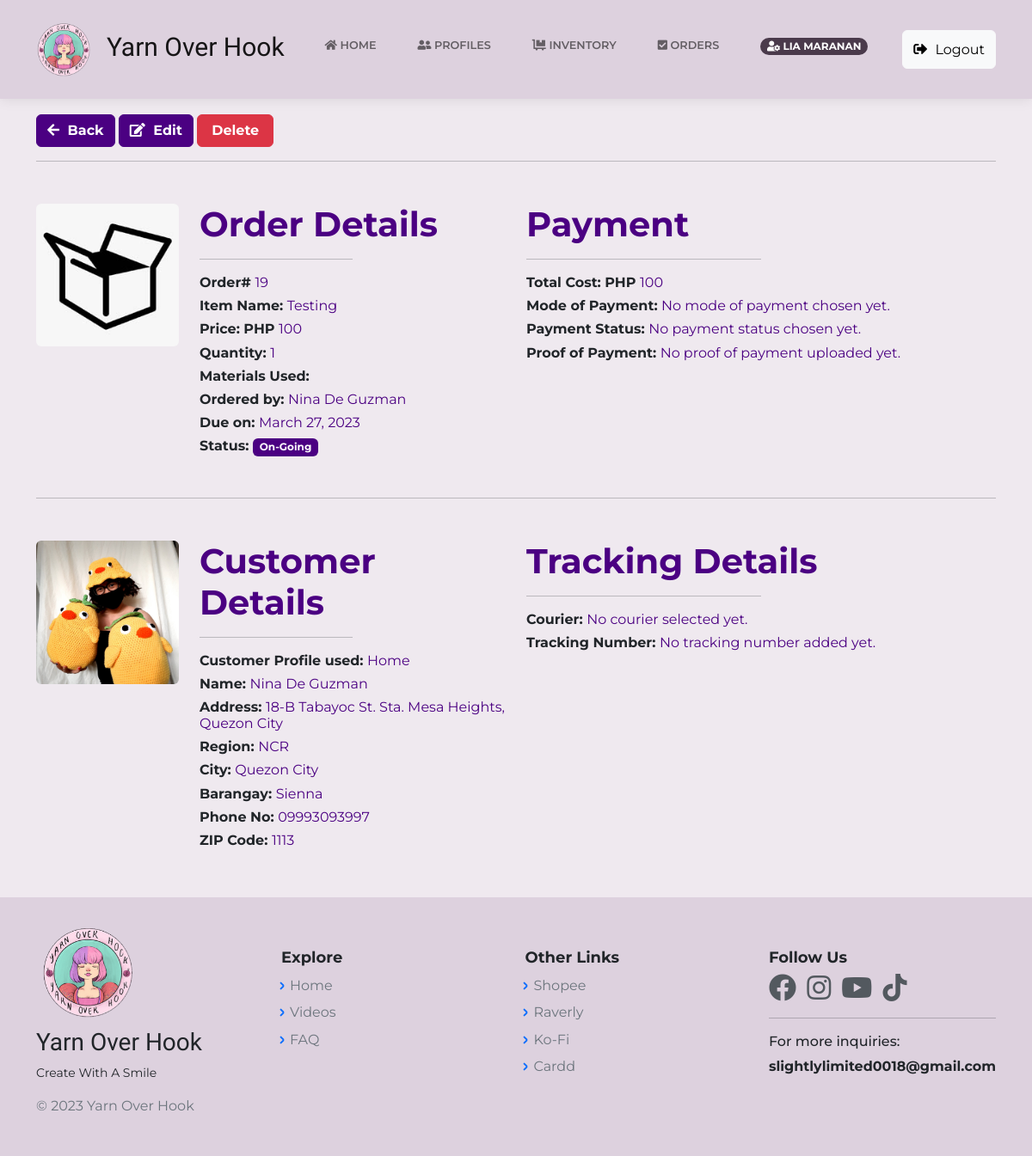
Before: /OrderPageAdmin.php?id=19 (signed in) with the older database file.
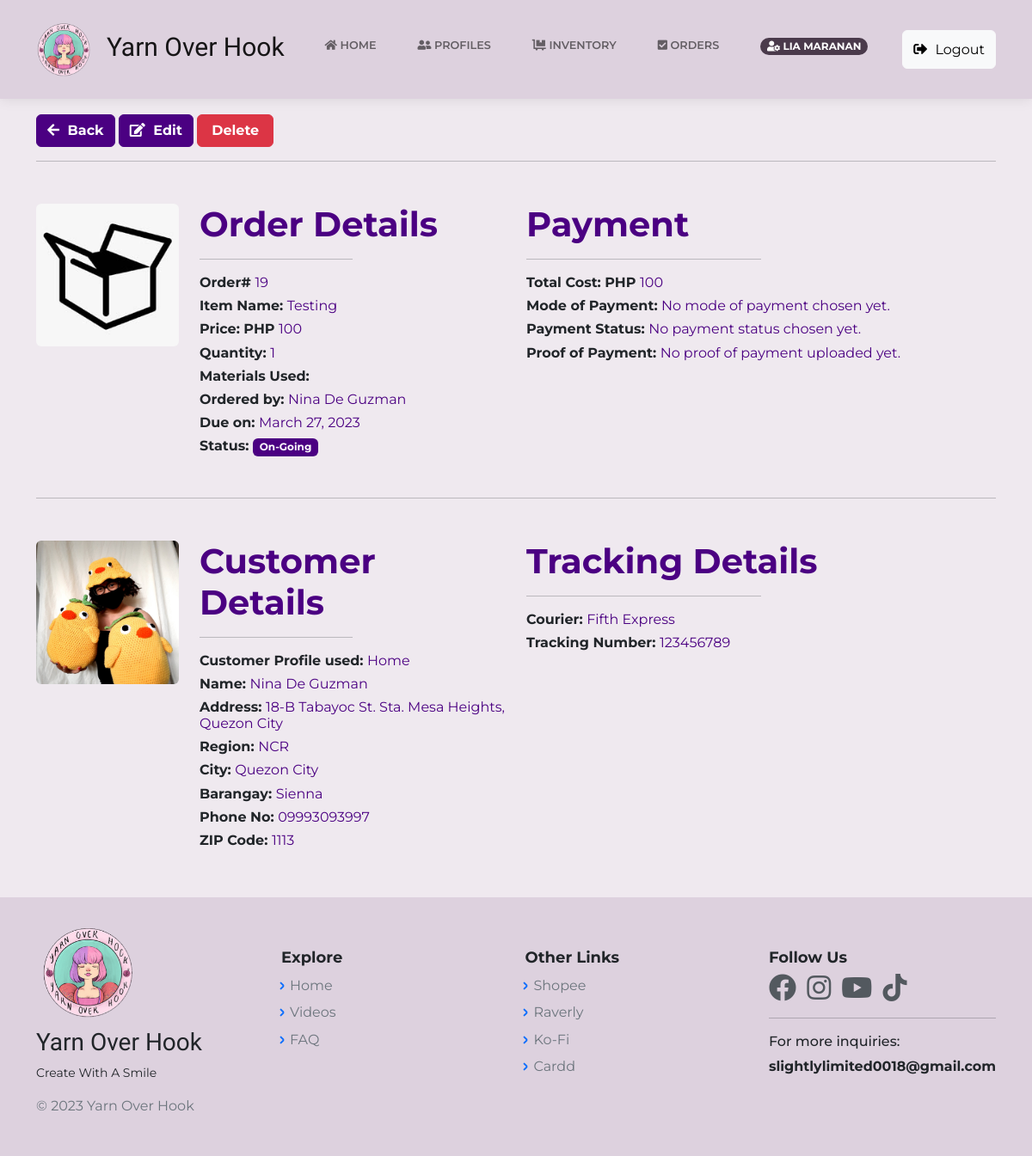
After: the same page with the newer database file.
### tables this page shows
CREATE TABLE `orders_db` (
  `OrderID` bigint(20) NOT NULL,
  `ItemID` bigint(20) NOT NULL,
  `c_id` bigint(12) NOT NULL,
  `cust_status` int(11) NOT NULL DEFAULT 1,
  `OrderQty` int(11) NOT NULL,
  `OrderType` varchar(255) NOT NULL,
  `TypeID` int(11) NOT NULL,
  `OrderDate` timestamp NOT NULL DEFAULT current_timestamp() ON UPDATE current_timestamp(),
  `OrderTotal` int(12) NOT NULL,
  `proof_img` varchar(255) NOT NULL,
  `p_mode` varchar(255) NOT NULL,
  `tracking_no` varchar(255) NOT NULL,
  `courier_id` varchar(255) NOT NULL,
  `pay_status` varchar(255) NOT NULL
);

CREATE TABLE `inventory_db` (
  `id` bigint(20) NOT NULL,
  `ItemID` bigint(20) NOT NULL,
  `ItemName` varchar(100) NOT NULL,
  `ItemImg` varchar(255) NOT NULL,
  `ItemDesc` text NOT NULL,
  `ItemType` varchar(255) NOT NULL,
  `TypeID` int(11) NOT NULL,
  `ItemPrice` int(12) NOT NULL,
  `ItemQty` int(12) NOT NULL,
  `created_at` timestamp NOT NULL DEFAULT current_timestamp() ON UPDATE current_timestamp()
);

CREATE TABLE `cust_profile` (
  `id` bigint(20) NOT NULL,
  `c_id` bigint(12) NOT NULL,
  `c_name` varchar(60) NOT NULL,
  `c_label` varchar(255) NOT NULL,
  `region` varchar(60) NOT NULL,
  `city` varchar(60) NOT NULL,
  `street` varchar(60) NOT NULL,
  `barangay` varchar(60) NOT NULL,
  `phone_no` varchar(20) NOT NULL,
  `zip_code` int(12) NOT NULL,
  `unit_no` int(11) NOT NULL,
  `date` timestamp NOT NULL DEFAULT current_timestamp() ON UPDATE current_timestamp(),
  `address` varchar(150) NOT NULL,
  `login_id` bigint(12) NOT NULL,
  `unique_id` int(5) NOT NULL DEFAULT 1,
  `cust_status` int(1) NOT NULL DEFAULT 0
);

CREATE TABLE `register` (
  `id` bigint(20) NOT NULL,
  `cust_name` varchar(60) NOT NULL,
  `cust_avatar` varchar(255) NOT NULL,
  `cust_email` varchar(60) DEFAULT NULL,
  `cust_pass` varchar(255) NOT NULL,
  `cust_reg` varchar(60) NOT NULL,
  `cust_city` varchar(50) NOT NULL,
  `cust_st` text NOT NULL,
  `cust_brgy` varchar(50) NOT NULL,
  `cust_unit` int(11) NOT NULL,
  `cust_zip` int(10) NOT NULL,
  `cust_phone` varchar(50) NOT NULL,
  `login_id` bigint(12) NOT NULL,
  `date` timestamp NOT NULL DEFAULT current_timestamp() ON UPDATE current_timestamp(),
  `user_rank` varchar(20) NOT NULL DEFAULT 'user',
  `cust_address` varchar(60) NOT NULL,
  `cust_status` int(11) NOT NULL,
  `login_attempt` int(11) NOT NULL,
  `otp` int(11) NOT NULL,
  `verify_token` varchar(60) NOT NULL
);

### OrderPageAdmin.php (the view, shortened to what the rows shown need)
<?php
    include("includes/dbh.inc.php");
    if(isset($_GET['id'])) {
		$id = mysqli_real_escape_string($con, $_GET['id']);
		$item = "SELECT * FROM orders_db INNER JOIN cust_profile
        ON orders_db.c_id = cust_profile.c_id INNER JOIN inventory_db
        ON orders_db.ItemID = inventory_db.ItemID  WHERE OrderID = $id AND cust_profile.cust_status = '1'";
		$result = mysqli_query($con, $item);
		$order = mysqli_fetch_assoc($result);
	}
    require 'layouts/Header.php';
?>
<body class="d-flex flex-column min-vh-100">
    <div class="container my-5">
        <div class="row mt-5">
            <div class="col-md-6">
                <div class="row">
                    <div class="col-md-4">
                        <img class="rounded img-fluid" src="<?php echo $order['ItemImg']; ?>">
                    </div>
                    <div class="col-md-8">
                        <h6 style="font-weight:bold;"> Order# <span style="font-weight:lighter;color:indigo;"><?php echo $order['OrderID']; ?></span></h6>
                        <h6 style="font-weight:bold;"> Item Name: <span style="font-weight:lighter;color:indigo;"><?php echo $order['ItemName']; ?></span></h6>
                        <h6 style="font-weight:bold;"> Price: PHP <span style="font-weight:lighter;color:indigo;"><?php echo $order['ItemPrice']; ?></span></h6>
                        <h6 style="font-weight:bold;"> Quantity: <span style="font-weight:lighter;color:indigo;"><?php echo $order['OrderQty']; ?></span></h6>
                        <h6 style="font-weight:bold;"> Ordered by: <span style="font-weight:lighter;color:indigo;"><?php echo $order['c_name']; ?></h6>
                        <h6 style="font-weight:bold;"> Due on: <span style="font-weight:lighter;color:indigo;"><?php echo date("F d, Y", strtotime($order['OrderDate'])); ?></span></h6>
                        <h6 style="font-weight:bold;"> Status: <span class="badge" style="background-color:indigo"><?php echo $order['OrderType']; ?></span></h6>
                    </div>
                </div>
            </div>
            <div class="col-md-6">
                    <h6 style="font-weight:bold;"> Total Cost: PHP <span style="font-weight:lighter;color:indigo;"><?php echo $order['OrderTotal']; ?></h6>
                </div>
        </div>
        <br><hr>
        <div class="row mt-5">
            <div class="col-md-6">
                <div class="row">
                    <div class="col-md-4">
                    <?php
                        $current_user = $order['login_id'];
                        $item_av = "SELECT * FROM register WHERE login_id = $current_user";
                        $result_av = mysqli_query($con, $item_av);
                        $prof_avatar = mysqli_fetch_assoc($result_av);
                    ?>
                    <img class="rounded img-fluid" src="<?php echo $prof_avatar['cust_avatar']; ?>">
                    </div>
                    <div class="col-md-8">
                        <h6 style="font-weight:bold;"> Customer Profile used: <span style="font-weight:lighter;color:indigo;"><?php echo $order['c_label']; ?></h6>
                        <h6 style="font-weight:bold;"> Name: <span style="font-weight:lighter;color:indigo;"><?php echo $order['c_name']; ?> </h6>
                        <h6 style="font-weight:bold;"> Address: <span style="font-weight:lighter;color:indigo;"><?php echo $order['address']; ?></h6>
                        <h6 style="font-weight:bold;"> Region: <span style="font-weight:lighter;color:indigo;"><?php echo $order['region']; ?></h6>
                        <h6 style="font-weight:bold;"> City: <span style="font-weight:lighter;color:indigo;"><?php echo $order['city']; ?></h6>
                        <h6 style="font-weight:bold;"> Barangay: <span style="font-weight:lighter;color:indigo;"><?php echo $order['barangay']; ?></h6>
                        <h6 style="font-weight:bold;"> Phone No: <span style="font-weight:lighter;color:indigo;"><?php echo $order['phone_no']; ?></h6>
                        <h6 style="font-weight:bold;"> ZIP Code: <span style="font-weight:lighter;color:indigo;"><?php echo $order['zip_code']; ?></h6>
                    </div>
                </div>
            </div>
            <div class="col-md-6">
                    <h6 style="font-weight:bold;"> Courier:
                    <?php if (!empty($order['courier_id'])) { ?>
                        <span style="font-weight:lighter;color:indigo;"><?php echo $order['courier_id']; ?></span>
                    <?php } else {  ?>
                        <span style="font-weight:lighter;color:indigo;"> No courier selected yet. </span>
                    <?php } ?>
                    </h6>
                    <h6 style="font-weight:bold;"> Tracking Number:
                    <?php if (!empty($order['tracking_no'])) { ?>
                        <span style="font-weight:lighter;color:indigo;"><?php echo $order['tracking_no']; ?></span>
                    <?php } else {  ?>
                        <span style="font-weight:lighter;color:indigo;"> No tracking number added yet. </span>
                    <?php } ?>
                    </h6>
                </div>
        </div>
    </div>
<?php require 'layouts/Footer.php';?>

Changed rows visible on the page:
changed orders_db "On-Going": courier_id empty → "Fifth Express" (drawn); courier (not shown) → "Fifth Express"; tracking_no (not shown) → "123456789"
Other visible differences:
text no longer shown: "No courier selected yet. No tracking number added yet."
